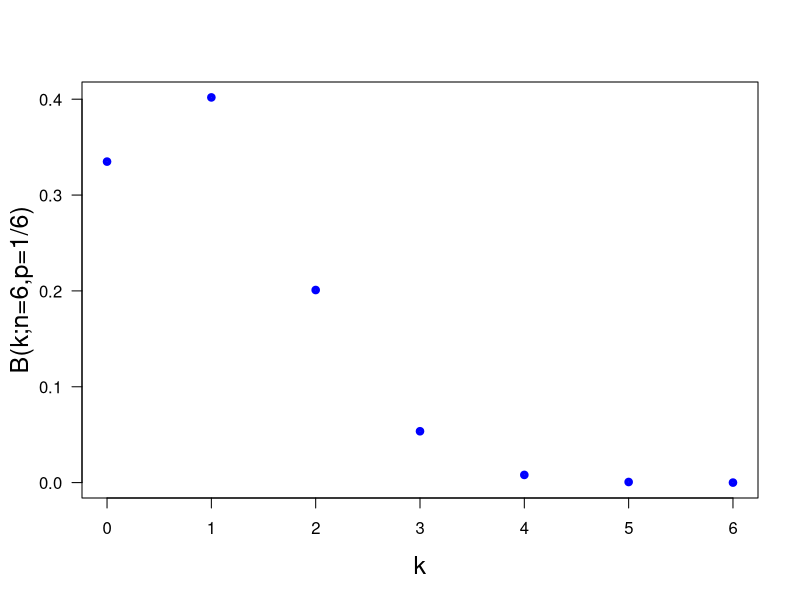

Recreate this plot in R.
print('file: ProbBernoulliDice6n.R')
print(date())
# rolling the dice
p = 1/6
n = 6
print(c(n,'n'))
k = seq(0,n)
B6 = dbinom(k,n,p)
print(c(round(B6,6),'B(k;n=6,p=1/6)'))
print(c(round(1/B6[7],1),'1/B(6;n=6,p=1/6)'))
# png('BernoulliDice6n200515.png',width=16,height=16,units='cm',res=300)
plot(k,B6,type='p',lwd=4,col='blue',xlab='k',ylab=NA,las=1,cex=0.6,cex.lab=1.5)
title(ylab='B(k;n=6,p=1/6)',line=2.5,cex.lab=1.5)
# dev.off()
# -----------------------------------------------------------------------------
# Results:
# "file: ProbBernoulliDice6n.R"
# "Sun Dec 18 13:27:35 2022"
# "6" "n"
# "0.334898"       "0.401878"       "0.200939"       "0.053584"      
# "0.008038"       "0.000643"       "2.1e-05"        "B(k;n=6,p=1/6)"
# "46656"            "1/B(6;n=6,p=1/6)"
# -----------------------------------------------------------------------------
